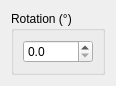
<?xml version="1.0" encoding="UTF-8"?>
<ui version="4.0">
 <class>Tools_RotationWidget</class>
 <widget class="QWidget" name="Tools_RotationWidget">
  <property name="geometry">
   <rect>
    <x>0</x>
    <y>0</y>
    <width>116</width>
    <height>84</height>
   </rect>
  </property>
  <property name="sizePolicy">
   <sizepolicy hsizetype="Minimum" vsizetype="Minimum">
    <horstretch>0</horstretch>
    <verstretch>0</verstretch>
   </sizepolicy>
  </property>
  <property name="windowTitle">
   <string>Form</string>
  </property>
  <layout class="QVBoxLayout" name="verticalLayout_3">
   <item>
    <widget class="QGroupBox" name="groupBox">
     <property name="sizePolicy">
      <sizepolicy hsizetype="Minimum" vsizetype="Minimum">
       <horstretch>0</horstretch>
       <verstretch>0</verstretch>
      </sizepolicy>
     </property>
     <property name="title">
      <string>Rotation (°)</string>
     </property>
     <layout class="QVBoxLayout" name="verticalLayout">
      <item>
       <layout class="QHBoxLayout" name="horizontalLayout_2">
        <item>
         <widget class="QDoubleSpinBox" name="rotationSpinBox">
          <property name="decimals">
           <number>1</number>
          </property>
          <property name="maximum">
           <double>360.000000000000000</double>
          </property>
          <property name="singleStep">
           <double>0.100000000000000</double>
          </property>
         </widget>
        </item>
       </layout>
      </item>
     </layout>
    </widget>
   </item>
  </layout>
 </widget>
 <resources/>
 <connections/>
</ui>
